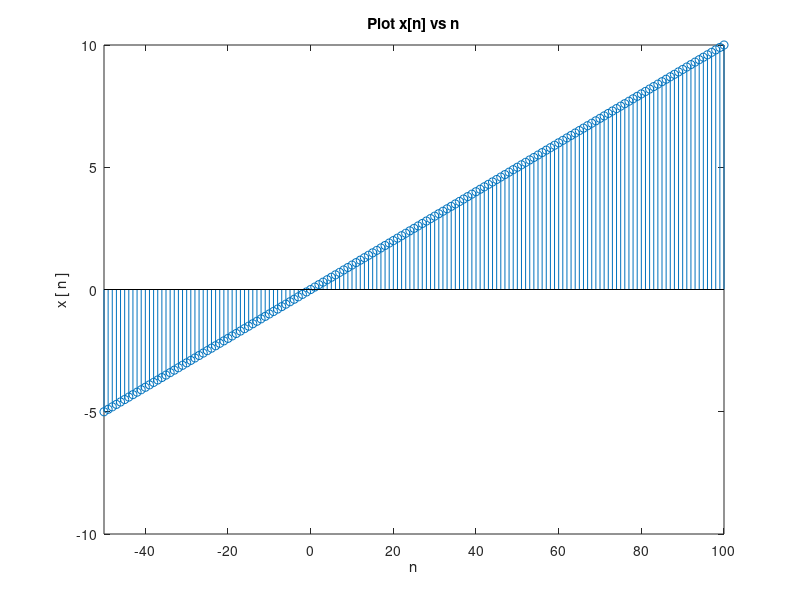
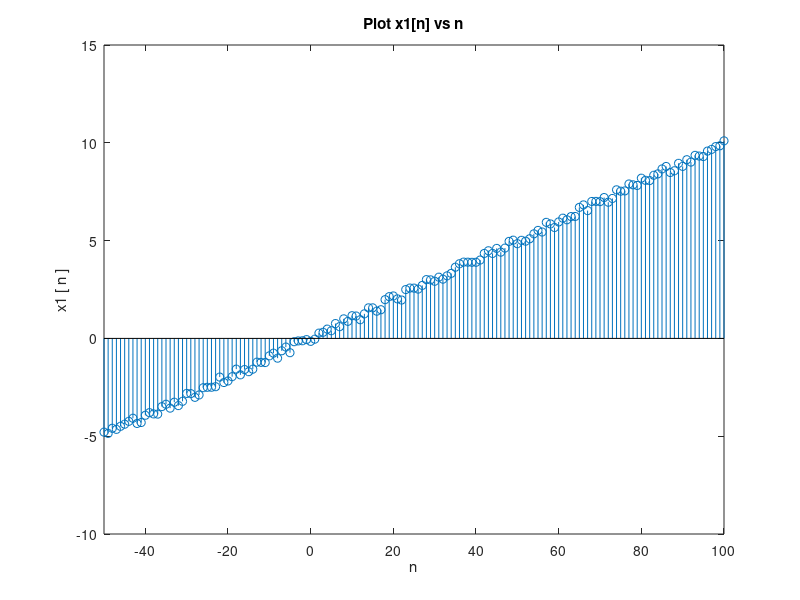
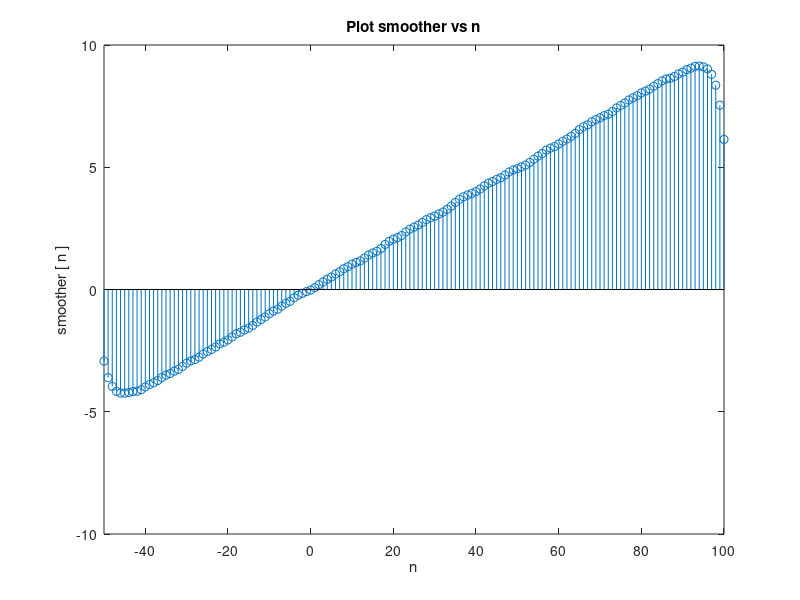

Here is the MATLAB script that generated these plots, in order:
% x

x = (-50:100) * 0.1;
n = -50:100;

figure;
stem(n, x);
xlim([n(1),n(end)]);
title('Plot x[n] vs n');
ylabel('x [ n ]');
xlabel('n');

% parameters for h[n] and noise

L = 20;
an = 0.5;
sigma = 0.5;

% noise

noise = an * (rand(1,151) - 0.5);

% h[n]

h_1 = 1:L;
C = 0;

for i = 1:L
    C = C + exp(-sigma * h_1(i));
    h_1(i) = exp(-sigma * h_1(i));
end

C = 1/ (2 * C + 1);
h_1 = C * h_1;
h_2 = fliplr(h_1);

h = [h_2 C h_1];

% x1[n] = x[n] + noise

x1 = x + noise;

figure;
stem(n, x1);
xlim([n(1),n(end)]);
title('Plot x1[n] vs n');
ylabel('x1 [ n ]');
xlabel('n');

% smoother

smoother = conv(x1, h, 'same');


figure;
stem(n, smoother);
xlim([n(1),n(end)]);
title('Plot smoother vs n');
ylabel('smoother [ n ]');
xlabel('n');
